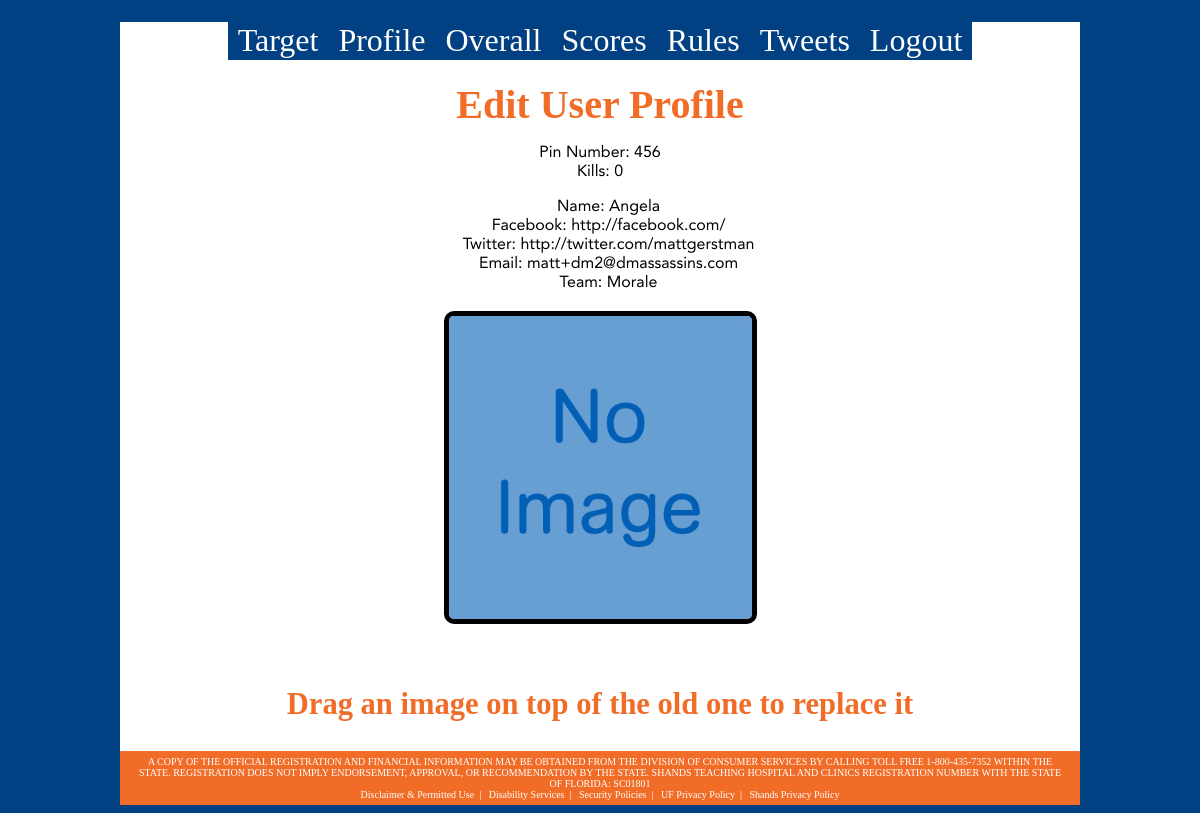
Screenshot of /editUser.php?username=10000002 (signed in) with the database file from the repository.
### tables this page shows
CREATE TABLE `users` (
  `pin` smallint(3) NOT NULL,
  `username` int(11) DEFAULT NULL,
  `name` text,
  `email` text,
  `mailed` tinyint(1) DEFAULT '0',
  `facebook` text,
  `twitter` text,
  `img` text,
  `team` int(11) DEFAULT '-5',
  `usertype` int(11) DEFAULT '0',
  `killed` int(11) DEFAULT '0',
  `alive` tinyint(1) DEFAULT '1',
  `target` smallint(3) DEFAULT NULL,
  `targetted` tinyint(1) DEFAULT NULL,
  `time` timestamp NOT NULL DEFAULT CURRENT_TIMESTAMP ON UPDATE CURRENT_TIMESTAMP,
  `showbutton` tinyint(1) DEFAULT '1',
  `changed` tinyint(1) DEFAULT '0',
  `lastkilled` time DEFAULT NULL,
  `lat` text,
  `long` text,
  `timetodeath` datetime DEFAULT NULL,
  `timetodeathb` datetime DEFAULT NULL,
  `sneakPeak` int(1) DEFAULT '0',
  PRIMARY KEY (`pin`),
  UNIQUE KEY `username` (`username`)
);

### connectToServer.php (called while the page is built, shortened)
<?php
function connect()
{
	$username = "root";
}
?>

### getTeam.php (called while the page is built, shortened)
<?php
function getTeam($teamNum)
{
	switch ($teamNum)
	{
		case	9	: $outputTeam = "Morale"; break;
	}
	return $outputTeam;
}
?>

### editUser.php (the view, shortened to what this page needs)
<?php
include('getTeam.php');
?>
<html>
<head>
<link href="styles.css" rel="stylesheet" type="text/css" />
</head>
<body>
<div class="container">
<?php
include("dashboard.php");
	$table = "users";
include_once("connectToServer.php");
	$result = mysql_query("SELECT * FROM $table where username = '$username'");
	$pin = mysql_result($result,0,"pin");
	$name = mysql_result($result,0,"name");
	$twitter = mysql_result($result,0,"twitter");
	$email = mysql_result($result,0,"email");
	$team = mysql_result($result,0,"team");
	$kills = mysql_result($result,0,"killed");
	$img = mysql_result($result,0,"img");
	$outputTeam = getTeam($team);
?>
<h1>Edit User Profile</h1>
<p>Pin Number: <?php echo $pin; ?><br />
Kills: <?php echo $kills; ?> </p>
<img src="editprofile.png" class="editPen" /><p class="item" id="name">Name: <span id="nameSpan"><?php echo $name; ?></span></p><input type="text" id="nameInput" class="profileEdit" category="name" value="<?php echo $name; ?>"/><br />
<p class="item" id="facebook">Facebook: http://facebook.com/</p><br />
<p class="item" id="twitter">Twitter: http://twitter.com/<span id="twitterSpan"><?php echo $twitter?></span></p><br />
<img src="editprofile.png" class="editPen" /><p class="item" id="email">Email: <span id="emailSpan"><?php echo $email?></span></p><input type="text" id="emailInput" class="profileEdit" category="email" value="<?php echo $email; ?>"/><br />
<img src="editprofile.png" class="editPen" /><p class="item" id="team">Team: <span id="teamSpan"><?php echo $outputTeam;?></span></p>
<br /><br />
<div id="dropbox">
			<span class="message"><img class="overall_img" src="<?php if ($img) {echo "uploads/".$img;} else {echo "drophere.png";} ?>" /></i></span>
		</div>
	<?php
	if ($img)
	{
	?><br /><h2>Drag an image on top of the old one to replace it</h2><?php
	} ?>
<br />
</div>
<div class="footer">
	<div class="footer_content">
		A COPY OF THE OFFICIAL REGISTRATION AND FINANCIAL INFORMATION MAY BE OBTAINED FROM THE DIVISION OF CONSUMER SERVICES BY CALLING TOLL FREE 1-800-435-7352 WITHIN THE STATE. REGISTRATION DOES NOT IMPLY ENDORSEMENT, APPROVAL, OR RECOMMENDATION BY THE STATE. SHANDS TEACHING HOSPITAL AND CLINICS REGISTRATION NUMBER WITH THE STATE OF FLORIDA: SC01801<br />
		<div class="footer_spacing">
			<a href="http://www.health.ufl.edu/disclaimer.shtml">Disclaimer & Permitted Use</a>&nbsp;&nbsp;|&nbsp;&nbsp;
			<a href="http://www.ufl.edu/disability/">Disability Services</a>&nbsp;&nbsp;|&nbsp;&nbsp;
			<a href="https://security.health.ufl.edu">Security Policies</a>&nbsp;&nbsp;|&nbsp;&nbsp;
			<a href="http://privacy.ufl.edu/privacystatement.html">UF Privacy Policy</a>&nbsp;&nbsp;|&nbsp;&nbsp;
			<a href="http://www.shands.org/terms.asp">Shands Privacy Policy</a>
		</div>
	</div>
</div>
</body>
</html>

### styles.css (style rules this page uses)
body { background: url('http://floridadm.org/view.image?id=1101') repeat-x #014083; font-family: AGReg; }
.container { margin: 0px auto; margin-top: 22px; margin-bottom: -20px; width: 960px; background-color:#FFFFFF; overflow: hidden; text-align: center; }
.item { display:inline; margin-left:17px; cursor:pointer; }
h1 { text-align:center; margin:20 0 10px 0; font-size:2.5em; font-family:AGMed; color:#f16c27; }
h2 { font-size:1.910em; font-family:AGMed; color:#f16c27; }
a { color:#014083; text-decoration:none; }
p { font-family:AvenirLight; }
.footer { margin:0 auto; background-color: #f16c27; width: 960px; margin-top: 5px; }
.footer_content { margin: 0px auto; width: 930px; color: #ffffff; font-size: 10px; text-align: center; padding-top: 5px; padding-bottom: 5px; }
.footer_content a { margin: 0px auto; width: 930px; color: #ffffff; font-size: 10px; text-align: center; text-decoration: none; }
#dropbox img { width:303px; margin-bottom:20px; border:5px solid; border-radius:10px; }
.overall_img { width:303px; margin-bottom:20px; border:5px solid; border-radius:10px; }

### rows the page displays
users: pin "456", killed "0", name "Angela", twitter "mattgerstman", email "matt+dm2@dmassassins.com", team "Morale", img (placeholder picture)
